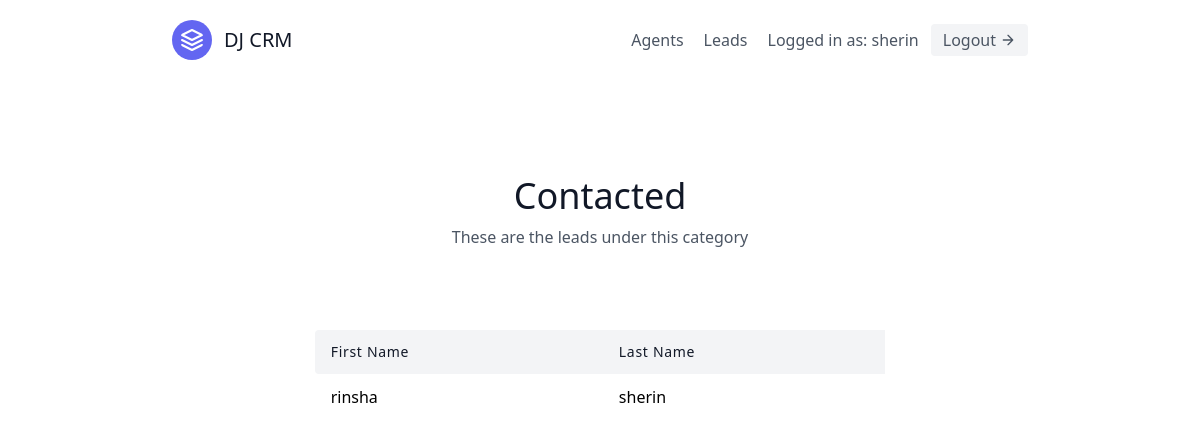
Page /leads/categories/1/ (signed in) on the earlier database version.
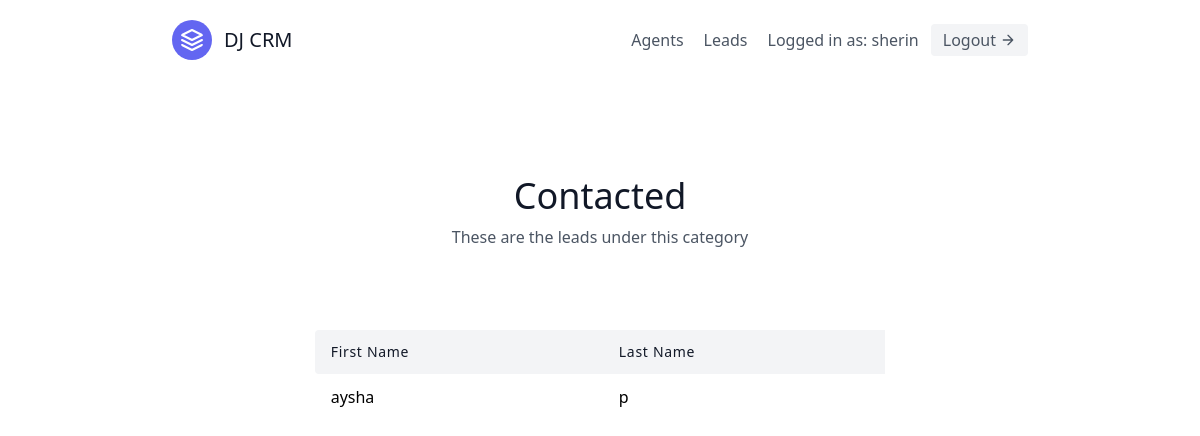
Same page on the later database version.
### leads/models.py (models this page shows, shortened)
class Lead(models.Model):
    first_name = models.CharField(max_length=50)
    last_name = models.CharField(max_length=50)
    age = models.IntegerField()
    organisation = models.ForeignKey(UserProfile, on_delete=models.CASCADE)
    agent = models.ForeignKey("Agent",null=True, blank=True, on_delete=models.SET_NULL)
    category = models.ForeignKey("Category",related_name="leads", null=True, blank=True, on_delete=models.SET_NULL)
    description = models.TextField()
    date_added = models.DateTimeField(auto_now_add=True)
    phone_number = models.CharField(max_length=20)
    email = models.EmailField()

### leads/views.py (the view)
# urls.py: path('categories/<int:pk>/', CategoryDetailView.as_view(), name='category-detail'),
class CategoryDetailView(LoginRequiredMixin, generic.DetailView):
    template_name = "leads/category_detail.html"
    context_object_name = "category"
    def get_queryset(self):
        user = self.request.user
        if user.is_organiser:
            queryset = Category.objects.filter(
                organisation=user.userprofile
                )
        else:
            queryset = Category.objects.filter(
                organisation=user.agent.organisation
                )
        return queryset

### leads/templates/leads/category_detail.html (shortened to what this page needs)
{% extends "base.html" %}
{% block content %}
<section class="text-gray-600 body-font">
  <div class="container px-5 py-24 mx-auto">
    <div class="flex flex-col text-center w-full mb-20">
      <h1 class="sm:text-4xl text-3xl font-medium title-font mb-2 text-gray-900">{{ category.name }}</h1>
      <p class="lg:w-2/3 mx-auto leading-relaxed text-base">
            These are the leads under this category
    </div>
    <div class="lg:w-2/3 w-full mx-auto overflow-auto">
      <table class="table-auto w-full text-left whitespace-no-wrap">
        <thead>
          <tr>
            <th class="px-4 py-3 title-font tracking-wider font-medium text-gray-900 text-sm bg-gray-100 rounded-tl rounded-bl"> First Name</th>
            <th class="px-4 py-3 title-font tracking-wider font-medium text-gray-900 text-sm bg-gray-100">Last Name</th>
          </tr>
        </thead>
        <tbody>
          {% for lead in category.leads.all %}
        <tr>
            <td class="px-4 py-3">
            <a class="hover:text-blue-500" href="{% url 'leads:lead-detail' lead.pk %}">{{ lead.first_name }}</a>
            </td>
            <td class="px-4 py-3">{{ lead.last_name }}</td>
        </tr>
            {% endfor %}
        </tbody>
      </table>
    </div>
  </div>
</section>
{% endblock content %}

Differences in the rows shown:
removed Lead: first_name "rinsha", last_name "sherin"
now on this page (row edited): Lead: first_name "aysha", last_name "p"
